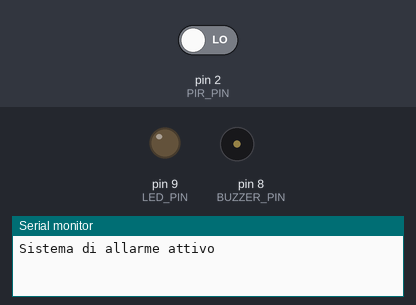
Simulated run of this sketch. Board: Arduino Uno, built with avr-gcc and run on an emulated ATmega328P. On the bench: output pins drawn as LEDs (lit = HIGH), buzzer (waves = sounding), the last lines printed to the serial monitor. Dashed ring = blinking. Inputs (shaded band) come from the test bench; at power-on: pin 2 (PIR_PIN) LOW.

Above: at 1.2 s.
1.3 s: pin 2 (PIR_PIN) driven HIGH
At 1.7 s:
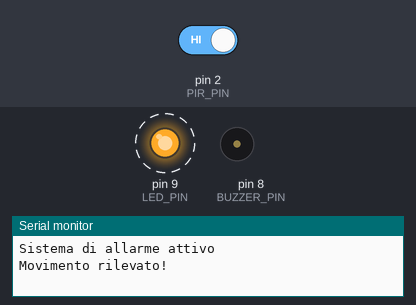
4.3 s: pin 2 (PIR_PIN) driven LOW
At 4.7 s:
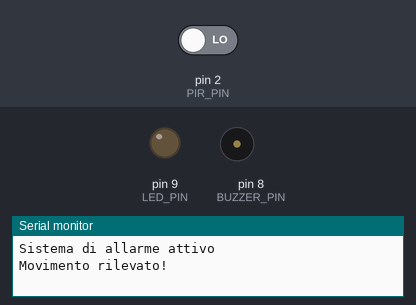
Timing chart, 0 to 7.3 s (numbered marks = the images above; inputs shaded):
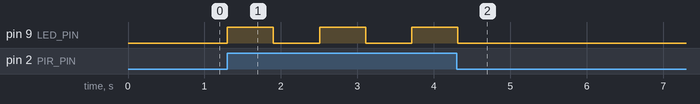

Measured:
- after the input at 1.3 s, pin 9 (LED_PIN): alternates HIGH for 0.60 s and LOW for 0.60 s, starting at once
- after the input at 4.3 s, pin 9 (LED_PIN): goes on until 4.3 s, then stays LOW; tone on pin 8 (BUZZER_PIN): stays silent (without the input it goes to 1840 Hz after 6.0 s)

The sketch:

Buzzer_05_sistema_allarme_pir.ino
```cpp
/**
 * \Buzzer_05_sistema_allarme_pir
 *
 * Sistema di allarme con sensore PIR
 * Questo sketch attiva un allarme quando viene rilevato del movimento da un sensore PIR.
 * L'allarme è composto da un buzzer che suona per un certo periodo di tempo e da un LED che lampeggia.
 * Il sensore PIR è collegato al pin digitale 2, il buzzer al pin digitale 8 e il LED al pin digitale 9.
 *
 * https://wokwi.com/projects/425932743963164673
 * https://github.com/filippo-bilardo/ROBOTICA/blob/main/Buzzer/README.md
 *
 * @author Fippo Bilardo
 * @version 1.0  20/03/25 - Versione iniziale
 */

 const int BUZZER_PIN = 8;
 const int PIR_PIN = 2;     // Pin del sensore PIR
 const int LED_PIN = 9;

 // Parametri allarme
 const int ALARM_DURATION = 3000;  // Durata dell'allarme in ms
 boolean alarmActive = false;     // Stato dell'allarme

 void setup() {
   pinMode(BUZZER_PIN, OUTPUT);
   pinMode(PIR_PIN, INPUT);
   pinMode(LED_PIN, OUTPUT);
   Serial.begin(9600);
   Serial.println("Sistema di allarme attivo");
 }

 void loop() {
   int motionDetected = digitalRead(PIR_PIN);

   if (motionDetected == HIGH) {
     Serial.println("Movimento rilevato!");
     triggerAlarm();
   }
 }

 void triggerAlarm() {
   // Attiva l'allarme
   alarmActive = true;
   unsigned long startTime = millis();

   // Suona per la durata impostata
   while (millis() - startTime < ALARM_DURATION) {
     // Suono di allarme modulato
     for (int freq = 800; freq < 2000; freq += 10) {
       tone(BUZZER_PIN, freq);
       digitalWrite(LED_PIN, HIGH);
       delay(5);
     }
     for (int freq = 2000; freq > 800; freq -= 10) {
       tone(BUZZER_PIN, freq);
       digitalWrite(LED_PIN, LOW);
       delay(5);
     }
   }

   // Disattiva l'allarme
   noTone(BUZZER_PIN);
   digitalWrite(LED_PIN, LOW);
   alarmActive = false;
 }
```
